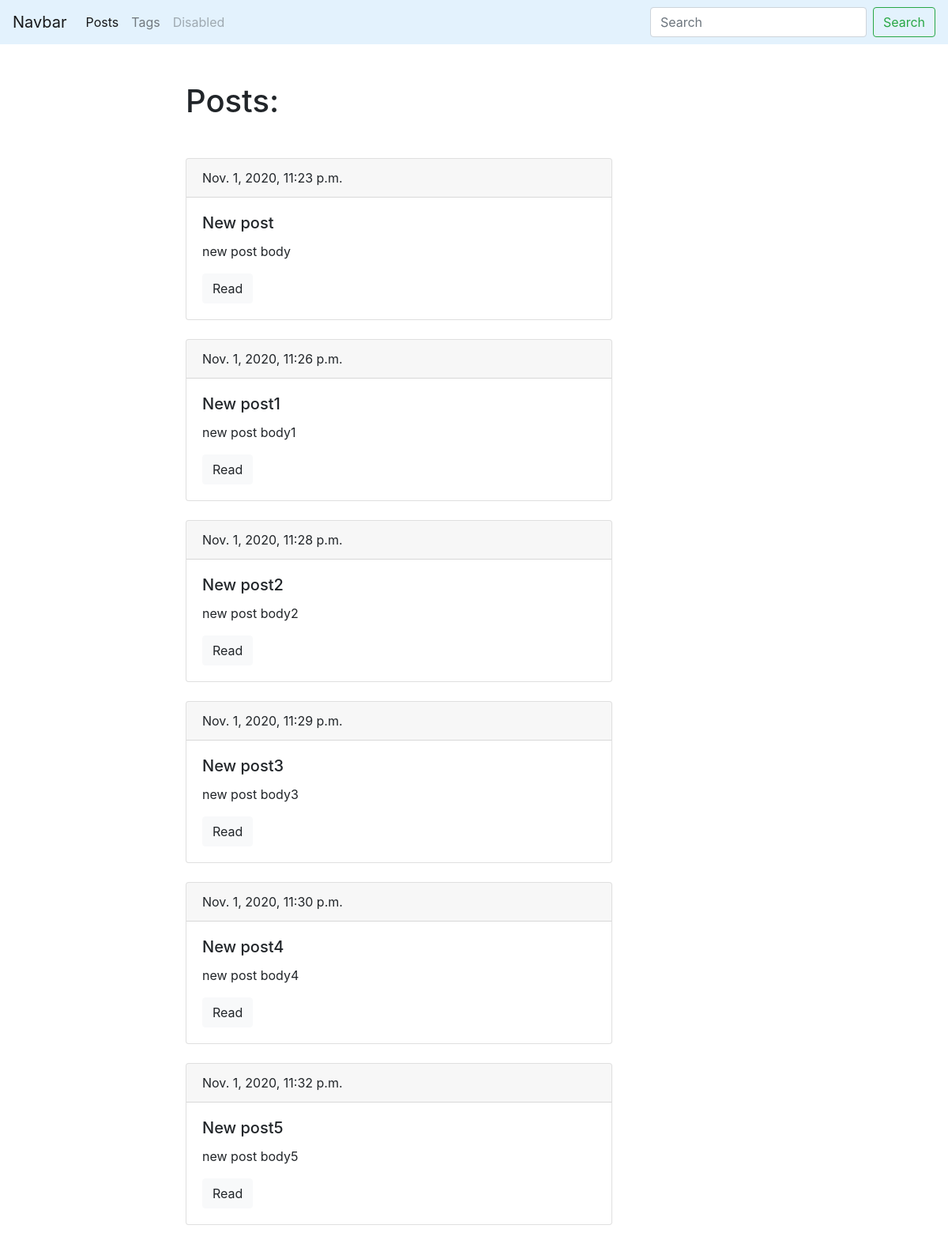
Screenshot of /blog/ with the database file from the repository.
### blog/models.py (models this page shows, shortened)
class Post(models.Model):
    title = models.CharField(max_length=150, db_index=True)
    slug = models.SlugField(max_length=150, unique=True)
    body = models.TextField(blank=True, db_index=True)
    tags = models.ManyToManyField('Tag', blank=True, related_name='posts')
    date_pub = models.DateTimeField(auto_now_add=True)
    def get_absolute_url(self):
        return reverse('post_detail_url', kwargs={'slug': self.slug})

### blog/views.py (the view)
# urls.py: path('', posts_list, name = 'posts_list_url'),
def posts_list(request):
    posts = Post.objects.all()
    return render(request, 'blog/index.html', context={'posts': posts})

### blog/templates/blog/index.html (shortened to what this page needs)
{% extends 'blog/base_blog.html' %}
{% block content %}
    <h1 class="mb-5">Posts:</h1>
    {% for post in posts %}
        <div class="card mb-4">
            <div class="card-header">
                {{ post.date_pub }}
            </div>
            <div class="card-body">
                <h5 class="card-title">{{ post.title }}</h5>
                <p class="card-text">{{ post.body|truncatewords:15 }}</p>
                <a href="{{ post.get_absolute_url}}" class="btn btn-light">Read</a>
            </div>
        </div>
    {% endfor %}
{% endblock %}

### blog/templates/blog/base_blog.html
{% extends 'base.html' %}

### templates/base.html (shortened to what this page needs)
<!DOCTYPE html>
<html lang="en">
<head>
    <link rel="stylesheet" href="https://cdn.jsdelivr.net/npm/bootstrap@4.5.3/dist/css/bootstrap.min.css"
>
</head>
<body>
<nav class="navbar navbar-expand-lg navbar-light" style="background-color: #e3f2fd;">
    <a class="navbar-brand" href="#">Navbar</a>
    <div class="collapse navbar-collapse" id="navbarSupportedContent">
        <ul class="navbar-nav mr-auto">
            <li class="nav-item active">
                <a class="nav-link" href="{% url 'posts_list_url' %}">Posts</a>
            </li>
            <li class="nav-item">
                <a class="nav-link" href="{% url 'tags_list_url' %}">Tags</a>
            </li>
            <li class="nav-item">
                <a class="nav-link disabled" href="#" tabindex="-1" aria-disabled="true">Disabled</a>
            </li>
        </ul>
        <form class="form-inline my-2 my-lg-0">
            <input class="form-control mr-sm-2" type="search" placeholder="Search" aria-label="Search">
            <button class="btn btn-outline-success my-2 my-sm-0" type="submit">Search</button>
        </form>
    </div>
</nav>
<div class="container mt-5">
    <div class="row">
        <div class="col-6 offset-md-2">
            {% block content %}{% endblock %}
        </div
        >
    </div>
</div>
</body>
</html>

### rows the page displays
Post: date_pub "Nov. 1, 2020, 11:23 p.m.", title "New post", body "new post body"
Post: date_pub "Nov. 1, 2020, 11:26 p.m.", title "New post1", body "new post body1"
Post: date_pub "Nov. 1, 2020, 11:28 p.m.", title "New post2", body "new post body2"
Post: date_pub "Nov. 1, 2020, 11:29 p.m.", title "New post3", body "new post body3"
Post: date_pub "Nov. 1, 2020, 11:30 p.m.", title "New post4", body "new post body4"
Post: date_pub "Nov. 1, 2020, 11:32 p.m.", title "New post5", body "new post body5"
